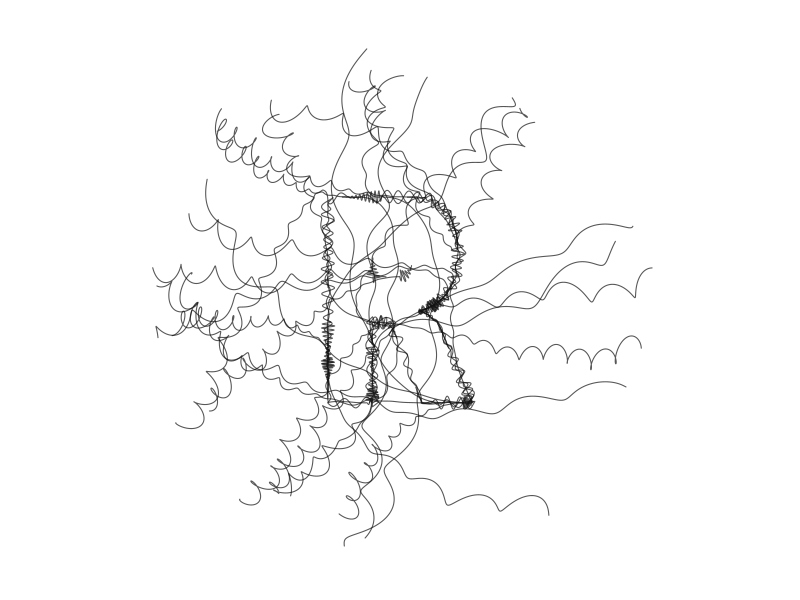

R code for this plot:
#!/usr/bin/env Rscript

# Generative logo for ravel.
#
# Threads start jumbled on a ring around the letter, then fold into the R's
# outline (tangent-matched at the join, so there's no visible kink) and
# continue along the outline before settling flush. The chaos resolves
# into the letter shape itself --- which mirrors what the formatter does
# to source code.
#
# Usage:
#   Rscript scripts/logo.R                  # seed = 1, default output
#   Rscript scripts/logo.R 42               # different seed
#   Rscript scripts/logo.R 42 out.svg       # custom output path (.svg or .png)

# ---- Bezier helpers ------------------------------------------------------
bezier1d <- function(t, p) {
  (1 - t)^3 * p[1] + 3 * (1 - t)^2 * t * p[2] + 3 * (1 - t) * t^2 * p[3] +
    t^3 * p[4]
}

line2d <- function(n, x0, y0, x1, y1) {
  t <- seq(0, 1, length.out = n)
  cbind(x0 + t * (x1 - x0), y0 + t * (y1 - y0))
}

bezier2d <- function(n, xs, ys) {
  t <- seq(0, 1, length.out = n)
  cbind(bezier1d(t, xs), bezier1d(t, ys))
}

# ---- R logo geometry -----------------------------------------------------
# Outer outline and bowl counter of the official R-project logo (Rlogo.svg).
# Source coordinates are in the SVG viewBox (724 x 561, y-down). We flatten
# the paths into polygons; threads land along (and travel around) them.
flatten_path <- function(start, segs, n_per_seg = 18) {
  pts <- matrix(start, nrow = 1)
  cur <- start
  for (s in segs) {
    if (s$type == "L") {
      seg <- line2d(n_per_seg, cur[1], cur[2], s$end[1], s$end[2])
    } else {
      seg <- bezier2d(
        n_per_seg,
        xs = c(cur[1], s$c1[1], s$c2[1], s$end[1]),
        ys = c(cur[2], s$c1[2], s$c2[2], s$end[2])
      )
    }
    pts <- rbind(pts, seg[-1, , drop = FALSE])
    cur <- s$end
  }
  pts
}

r_outer_start <- c(550.000, 377.000)
r_outer_segs <- list(
  list(
    type = "C",
    c1 = c(550.000, 377.000),
    c2 = c(571.822, 383.585),
    end = c(584.500, 390.000)
  ),
  list(
    type = "C",
    c1 = c(588.899, 392.226),
    c2 = c(596.510, 396.668),
    end = c(602.000, 402.500)
  ),
  list(
    type = "C",
    c1 = c(607.378, 408.212),
    c2 = c(610.000, 414.000),
    end = c(610.000, 414.000)
  ),
  list(type = "L", end = c(696.000, 559.000)),
  list(type = "L", end = c(557.000, 559.062)),
  list(type = "L", end = c(492.000, 437.000)),
  list(
    type = "C",
    c1 = c(492.000, 437.000),
    c2 = c(478.690, 414.131),
    end = c(470.500, 407.500)
  ),
  list(
    type = "C",
    c1 = c(463.668, 401.969),
    c2 = c(460.755, 400.000),
    end = c(454.000, 400.000)
  ),
  list(
    type = "C",
    c1 = c(449.298, 400.000),
    c2 = c(420.974, 400.000),
    end = c(420.974, 400.000)
  ),
  list(type = "L", end = c(421.000, 558.974)),
  list(type = "L", end = c(298.000, 559.026)),
  list(type = "L", end = c(298.000, 152.938)),
  list(type = "L", end = c(545.000, 152.938)),
  list(
    type = "C",
    c1 = c(545.000, 152.938),
    c2 = c(657.500, 154.967),
    end = c(657.500, 262.000)
  ),
  list(
    type = "C",
    c1 = c(657.500, 369.033),
    c2 = c(550.000, 377.000),
    end = c(550.000, 377.000)
  )
)

r_counter_start <- c(496.500, 241.024)
r_counter_segs <- list(
  list(type = "L", end = c(422.037, 240.976)),
  list(type = "L", end = c(422.000, 310.026)),
  list(type = "L", end = c(496.500, 310.002)),
  list(
    type = "C",
    c1 = c(496.500, 310.002),
    c2 = c(531.000, 309.895),
    end = c(531.000, 274.877)
  ),
  list(
    type = "C",
    c1 = c(531.000, 239.155),
    c2 = c(496.500, 241.024),
    end = c(496.500, 241.024)
  )
)

# SVG-source -> normalized [0, 0.7] x [0, 1] (y flipped, since SVG is y-down).
to_norm <- function(xy) {
  cbind(
    (xy[, 1] - 298) / (696 - 298) * 0.7,
    1 - (xy[, 2] - 152.938) / (559.062 - 152.938)
  )
}

r_polys <- function() {
  list(
    outer = to_norm(flatten_path(r_outer_start, r_outer_segs)),
    counter = to_norm(flatten_path(r_counter_start, r_counter_segs))
  )
}

# ---- Polyline arc-length parameterization --------------------------------
# Treat each polygon as a closed polyline so threads can travel along it
# with a continuous arc-length parameter. Tangents are taken from the
# segment the sample lands in.
polyline_arclen <- function(poly) {
  closed <- rbind(poly, poly[1, , drop = FALSE])
  deltas <- diff(closed)
  seglens <- sqrt(deltas[, 1]^2 + deltas[, 2]^2)
  list(
    pts = closed,
    seglens = seglens,
    cum = c(0, cumsum(seglens)),
    total = sum(seglens)
  )
}

# Walk a closed polyline from arc length s0 in direction dir (+/-1) for
# length L, returning n sampled points and unit tangents in the walk
# direction.
polyline_walk <- function(al, s0, dir, L, n) {
  ss <- seq(0, L, length.out = n)
  pts <- matrix(0, nrow = n, ncol = 2)
  tans <- matrix(0, nrow = n, ncol = 2)
  for (i in seq_len(n)) {
    s <- (s0 + dir * ss[i]) %% al$total
    idx <- findInterval(s, al$cum, rightmost.closed = TRUE)
    idx <- max(1L, min(idx, length(al$seglens)))
    seg_start <- al$cum[idx]
    seg_len <- al$seglens[idx]
    t_local <- if (seg_len > 0) (s - seg_start) / seg_len else 0
    p0 <- al$pts[idx, ]
    p1 <- al$pts[idx + 1, ]
    pts[i, ] <- p0 + t_local * (p1 - p0)
    tan <- p1 - p0
    tlen <- sqrt(sum(tan^2))
    if (tlen > 0) tan <- tan / tlen
    tans[i, ] <- tan * dir
  }
  list(pts = pts, tans = tans)
}

# ---- Thread phases -------------------------------------------------------
smoothstep <- function(t) 3 * t^2 - 2 * t^3

# Phase 1: jumbled cubic-Bezier from `start` to `target`, with c2 pulled
# back along -target_tan so the bezier's tangent at t=1 lies along
# target_tan. Phase 2 then continues in the same direction --- positions
# and tangents both match at the join, no visible kink.
make_approach <- function(
  start,
  target,
  target_tan,
  n,
  curl_amp = 0.10,
  curl_freq = c(4, 12)
) {
  t <- seq(0, 1, length.out = n)
  dvec <- target - start
  dlen <- sqrt(sum(dvec^2))
  ux <- dvec[1] / dlen
  uy <- dvec[2] / dlen
  px <- -uy
  py <- ux

  bow1 <- runif(1, -0.3, 0.3) * dlen
  c1x <- start[1] + 0.35 * dvec[1] + bow1 * px
  c1y <- start[2] + 0.35 * dvec[2] + bow1 * py

  c2_dist <- 0.25 * dlen
  c2x <- target[1] - c2_dist * target_tan[1]
  c2y <- target[2] - c2_dist * target_tan[2]

  bx <- bezier1d(t, c(start[1], c1x, c2x, target[1]))
  by <- bezier1d(t, c(start[2], c1y, c2y, target[2]))

  # Curl decays to zero (and zero derivative) at t=1 so the bezier endpoint
  # is exactly target with tangent target_tan.
  decay <- (1 - smoothstep(t))^1.2
  f1 <- runif(1, curl_freq[1], curl_freq[2])
  f2 <- runif(1, curl_freq[1], curl_freq[2]) * 0.5
  p1 <- runif(1, 0, 2 * pi)
  p2 <- runif(1, 0, 2 * pi)
  curl_perp <- decay * curl_amp *
    (sin(f1 * 2 * pi * t + p1) + 0.5 * sin(f2 * 2 * pi * t + p2))
  curl_para <- decay * curl_amp * 0.5 * sin(f1 * 2 * pi * t + p1 + pi / 2)

  cbind(
    x = bx + curl_perp * px + curl_para * ux,
    y = by + curl_perp * py + curl_para * uy
  )
}

# Phase 2: walk the outline with a perpendicular curl whose envelope is
# zero (and has zero derivative) at u=0 --- so the join with phase 1 is
# tangent-continuous --- and decays to zero by u=1, so the thread settles
# flush onto the outline.
make_travel <- function(walk, curl_amp = 0.025, curl_freq = c(4, 12)) {
  n <- nrow(walk$pts)
  u <- seq(0, 1, length.out = n)

  ramp <- smoothstep(pmin(u / 0.15, 1))
  decay <- 1 - smoothstep(u)

  f1 <- runif(1, curl_freq[1], curl_freq[2])
  p1 <- runif(1, 0, 2 * pi)
  offset <- ramp * decay * curl_amp * sin(2 * pi * f1 * u + p1)

  perp <- cbind(-walk$tans[, 2], walk$tans[, 1])
  cbind(
    x = walk$pts[, 1] + offset * perp[, 1],
    y = walk$pts[, 2] + offset * perp[, 2]
  )
}

# ---- Renderer ------------------------------------------------------------
render_logo <- function(
  seed = 1,
  n_threads = 34,
  n_points = 1000,
  ring_center = c(0.35, 0.5),
  ring_radius = 1.15,
  ring_jitter = 0.10,
  approach_curl_amp = 0.05,
  travel_curl_amp = 0.035,
  counter_frac = 0.05,
  max_arc_frac = 0.4,
  col = "#111111",
  alpha = 0.7,
  lwd = 1.05,
  bg = "transparent",
  out = "images/logo-generated.svg",
  width = 6,
  height = 6
) {
  set.seed(seed)

  polys <- r_polys()
  outer_al <- polyline_arclen(polys$outer)
  counter_al <- polyline_arclen(polys$counter)

  is_svg <- grepl("\\.svg$", out, ignore.case = TRUE)
  if (is_svg) {
    svg(out, width = width, height = height, bg = bg)
  } else {
    png(out, width = width * 200, height = height * 200, bg = bg, res = 200)
  }
  on.exit(dev.off(), add = TRUE)

  par(mar = c(0, 0, 0, 0))
  half <- ring_radius + ring_jitter + 0.10
  plot(
    NA,
    xlim = c(ring_center[1] - half, ring_center[1] + half),
    ylim = c(ring_center[2] - half, ring_center[2] + half),
    asp = 1,
    axes = FALSE,
    xlab = "",
    ylab = ""
  )

  for (i in seq_len(n_threads)) {
    angle <- runif(1, 0, 2 * pi)
    r <- ring_radius + runif(1, -ring_jitter, ring_jitter)
    start <- ring_center + r * c(cos(angle), sin(angle))

    al <- if (runif(1) < counter_frac) counter_al else outer_al

    s0 <- runif(1, 0, al$total)
    dir <- sample(c(-1, 1), 1)
    # Heavy-tailed travel length: most threads barely wrap, a few wrap a
    # lot --- that's where the "ravel" reading comes from.
    L <- rbeta(1, 1.5, 4) * max_arc_frac * al$total

    entry <- polyline_walk(al, s0, dir, 0, 1)
    target <- entry$pts[1, ]
    target_tan <- entry$tans[1, ]

    # Split n_points across phases by approximate arc length (phase 1's
    # length is approximated by its straight-line distance).
    dlen <- sqrt(sum((target - start)^2))
    total_len <- dlen + L
    n1 <- max(2L, round(n_points * dlen / total_len))
    n2 <- max(2L, n_points - n1)

    ap <- make_approach(start, target, target_tan, n1, approach_curl_amp)
    walk <- polyline_walk(al, s0, dir, L, n2)
    tr <- make_travel(walk, travel_curl_amp)

    pts <- rbind(ap, tr[-1, , drop = FALSE])

    lines(pts[, 1], pts[, 2], col = adjustcolor(col, alpha), lwd = lwd)
  }

  invisible(out)
}

# ---- CLI -----------------------------------------------------------------
if (!interactive()) {
  args <- commandArgs(trailingOnly = TRUE)
  seed <- if (length(args) >= 1) as.integer(args[1]) else 1L
  out <- if (length(args) >= 2) args[2] else "images/logo-generated.svg"
  path <- render_logo(out = out)
  cat(sprintf("wrote %s (seed = %d)\n", path, seed))
}
